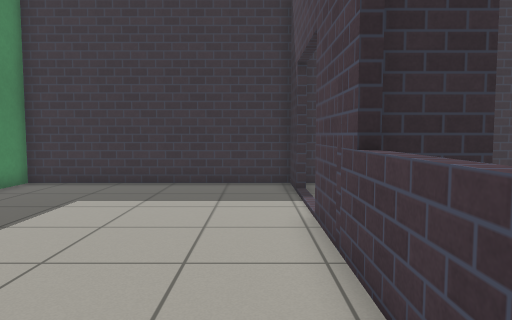
View 1 (above)

24 first-person views from a walk through a Gazebo world. The camera is 0.9 m above the floor, tilts 4° down and sees 70° across. The floor is counted in squares, 0.5 m on a side. Each view is taken from the middle of a square. On the plan, view 1 faces up. The plan holds only what a view shows up to about 18 squares ahead; the rest is blank. The place goes on beyond the plan. Gazebo's built-in surfaces are drawn with simple patterns.

View 2
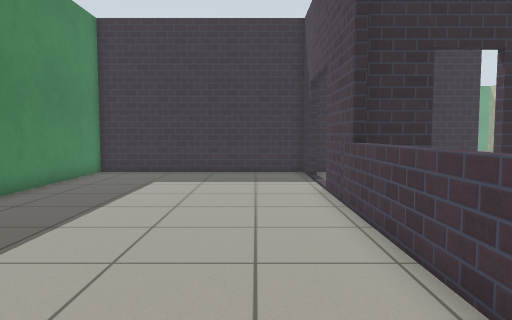

View 3
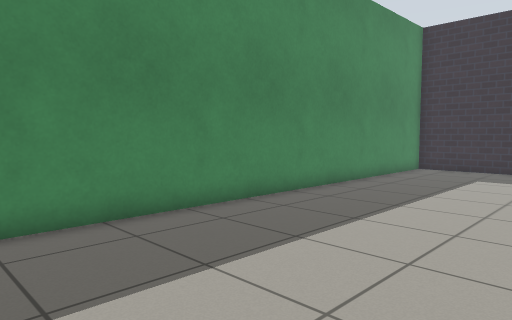

View 4
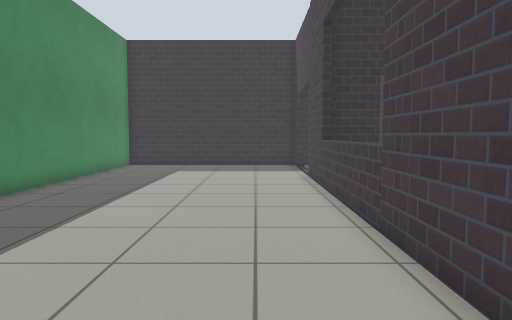

View 5
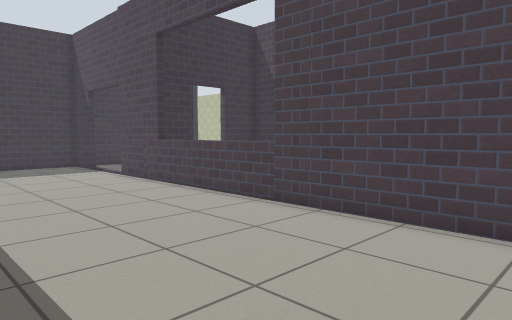

View 6
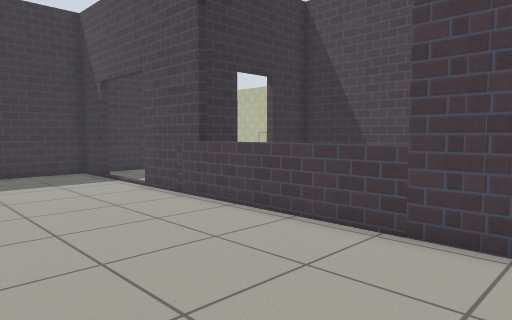

View 7
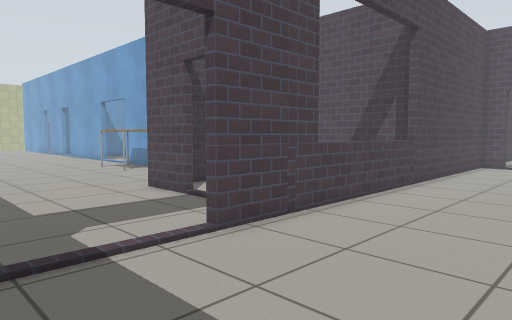

View 8
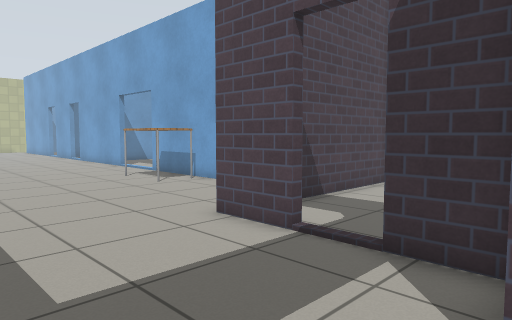

View 9
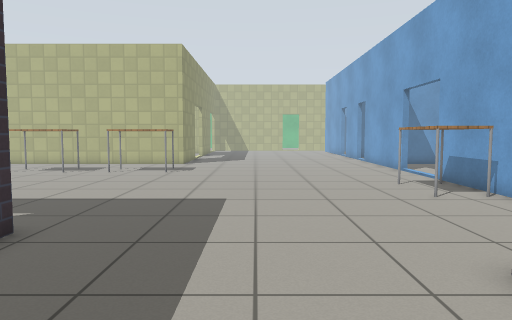

View 10
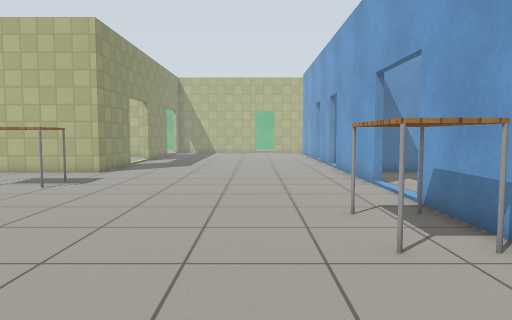

View 11
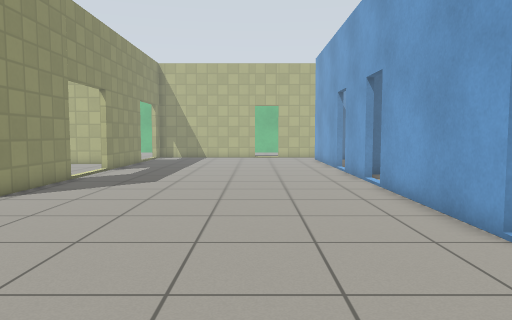

View 12
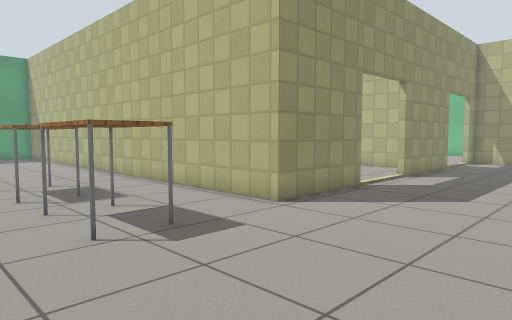

View 13
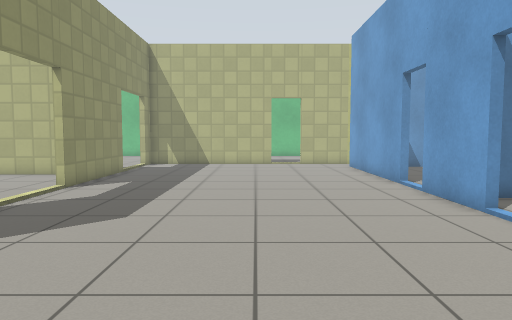

View 14
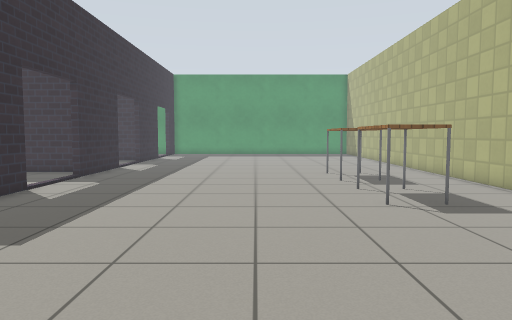

View 15
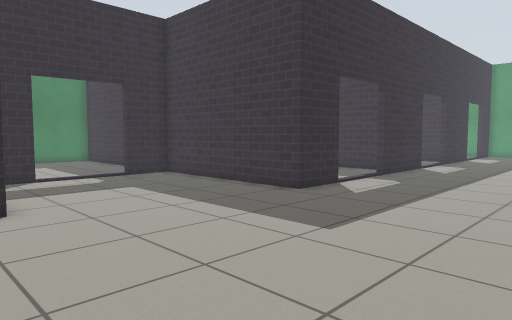

View 16
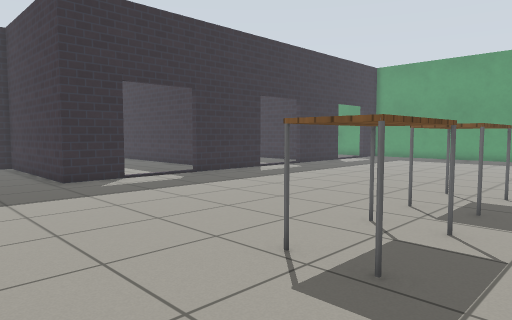

View 17
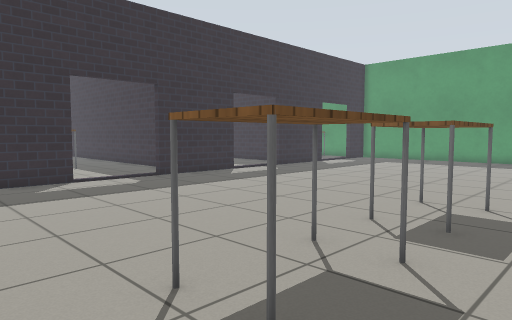

View 18
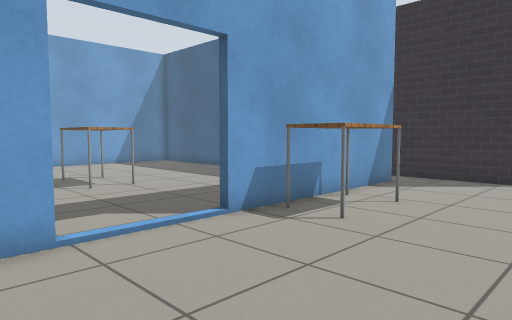

View 19
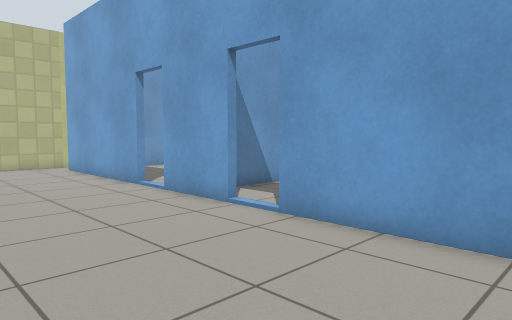

View 20
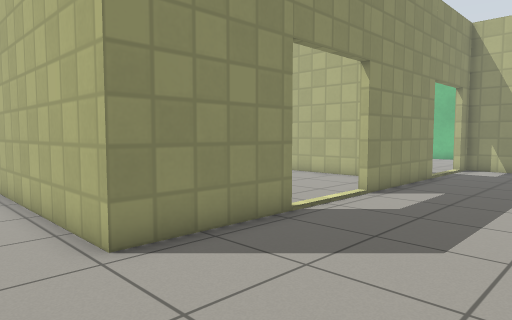

View 21
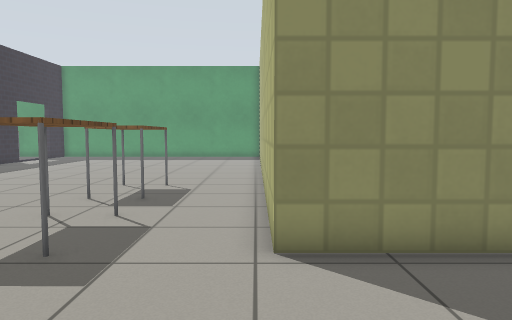

View 22
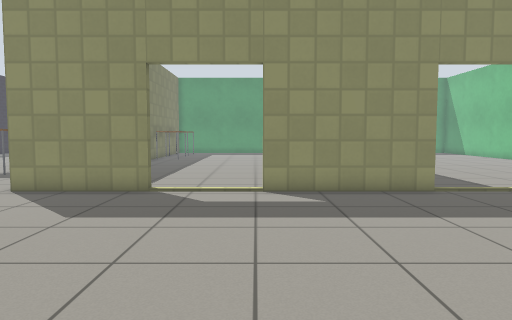

View 23
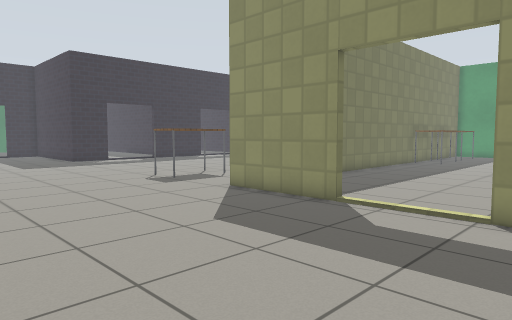

View 24
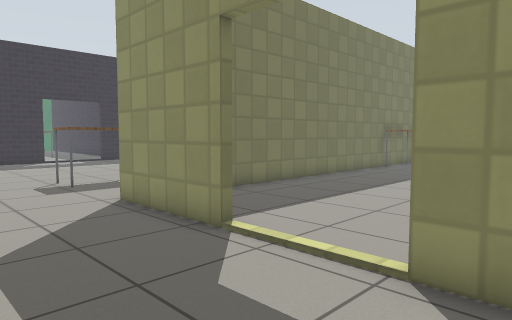

### Floor plan
Key: @ floor where view 1 was taken; # wall or solid block; . floor; = window, fence, low wall or low ledge; T table.
Columns run from 8 left of view 1 to 39 right of it. Each row starts with its distance up from view 1.
 22                  ##..............##.....
 21               #####.........TTT..##......
 20                ..##.........TTT..##.......
 19                .............TTT..# .......   #
 18               ..............TTT..# ....... ..#
 17               ...................# ..........#
 16                  ...........TTT..# ..........#
 15                  ##.........TTT..#  .........#
 14 ###################.........TTT..#####....#####.
 13 #        #########...........TT...####....#####.
 12 #........##.....................................
 11 #...............................................
 10 #...............................................
  9 #...............................................
  8 #...............................................
  7 #........##.....................................
  6 #........###..##................................
  5 #........## ..## ...............................
  4 #........== ...# ....TTTT.......................
  3 #........==  ..# ....TTTT.......................
  2 #........==  ..# .####TTT#....######..###..#####
  1 #........==   .####      #....#  #  ..##  .#
  0 #.......@==   .#        .........#   ..#   ....
 -1 #........=#    #        .....  ..#    .#     ..
 -2 #........#######       ......    #     #
 -3 #........#            .......          #
 -4 #........#           ....TT..
 -5 #........#           .... T.
 -6     .....#           .... T.
 -7      ....#           ....TT.
 -8   .    ..#            .....

Positions as (right, up) in squares from view 1, and headings:
1: (0, 0), facing up
2: (-1, -4), facing up
3: (-1, -6), facing up-left
4: (-1, -8), facing up
5: (-6, -8), facing up-right
6: (-5, -4), facing up-right
7: (-4, 12), facing down-right
8: (1, 11), facing down-right
9: (3, 9), facing right
10: (8, 6), facing right
11: (15, 6), facing right
12: (18, 7), facing up-right
13: (21, 7), facing right
14: (17, 4), facing up
15: (17, 4), facing up-left
16: (24, 9), facing up-left
17: (24, 11), facing up-left
18: (23, 8), facing down-left
19: (22, 8), facing down-right
20: (23, 8), facing up-right
21: (25, 8), facing up
22: (33, 2), facing up
23: (35, 5), facing up-left
24: (35, 9), facing up-left
